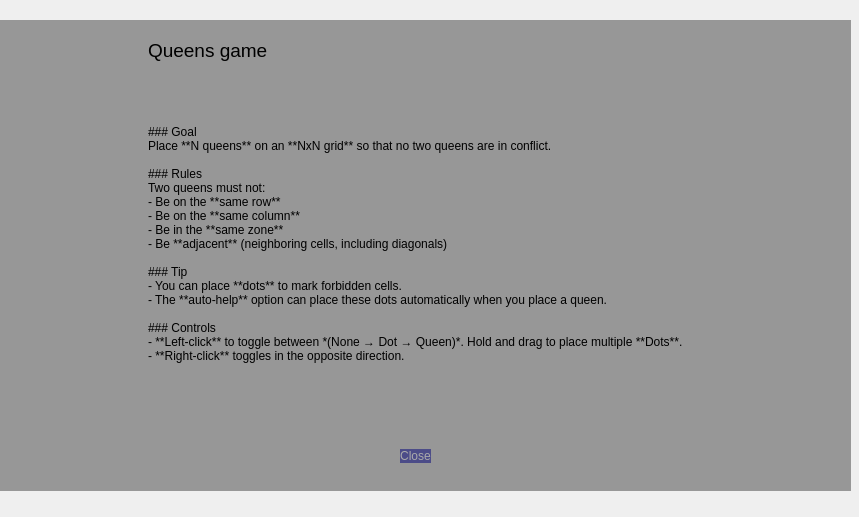
<?xml version="1.0" encoding="UTF-8"?>
<ui version="4.0">
 <class>StartOverlay</class>
 <widget class="QWidget" name="StartOverlay">
  <property name="geometry">
   <rect>
    <x>0</x>
    <y>0</y>
    <width>859</width>
    <height>517</height>
   </rect>
  </property>
  <property name="sizePolicy">
   <sizepolicy hsizetype="Fixed" vsizetype="Preferred">
    <horstretch>0</horstretch>
    <verstretch>0</verstretch>
   </sizepolicy>
  </property>
  <property name="windowTitle">
   <string>Form</string>
  </property>
  <property name="styleSheet">
   <string notr="true"/>
  </property>
  <widget class="QWidget" name="overlayWidget" native="true">
   <property name="geometry">
    <rect>
     <x>40</x>
     <y>30</y>
     <width>751</width>
     <height>451</height>
    </rect>
   </property>
   <property name="sizePolicy">
    <sizepolicy hsizetype="Ignored" vsizetype="Preferred">
     <horstretch>0</horstretch>
     <verstretch>0</verstretch>
    </sizepolicy>
   </property>
   <property name="minimumSize">
    <size>
     <width>50</width>
     <height>0</height>
    </size>
   </property>
   <property name="styleSheet">
    <string notr="true">#overlayWidget {
    background-color: rgba(55, 55, 98, 0);
}

QPushButton {
	 background:rgb(76, 76, 136);
	border: none;
	color:rgb(170, 170, 170)
}
QPushButton:hover {
	color:rgb(255, 255, 255);
	border: none;
}</string>
   </property>
   <layout class="QVBoxLayout" name="verticalLayout">
    <item alignment="Qt::AlignmentFlag::AlignHCenter">
     <widget class="QWidget" name="overlayWidgetLower" native="true">
      <layout class="QVBoxLayout" name="verticalLayout_3">
       <item>
        <widget class="QLabel" name="gameTitle">
         <property name="font">
          <font>
           <pointsize>14</pointsize>
          </font>
         </property>
         <property name="text">
          <string>Queens game</string>
         </property>
         <property name="alignment">
          <set>Qt::AlignmentFlag::AlignLeading|Qt::AlignmentFlag::AlignLeft|Qt::AlignmentFlag::AlignVCenter</set>
         </property>
        </widget>
       </item>
       <item>
        <widget class="QLabel" name="gameRules">
         <property name="sizePolicy">
          <sizepolicy hsizetype="Preferred" vsizetype="Expanding">
           <horstretch>0</horstretch>
           <verstretch>0</verstretch>
          </sizepolicy>
         </property>
         <property name="text">
          <string>### Goal
Place **N queens** on an **NxN grid** so that no two queens are in conflict.

### Rules
Two queens must not:
- Be on the **same row**  
- Be on the **same column**  
- Be in the **same zone**  
- Be **adjacent** (neighboring cells, including diagonals)

### Tip
- You can place **dots** to mark forbidden cells.  
- The **auto-help** option can place these dots automatically when you place a queen.

### Controls
- **Left-click** to toggle between *(None → Dot → Queen)*. Hold and drag to place multiple **Dots**.  
- **Right-click** toggles in the opposite direction.
</string>
         </property>
         <property name="textFormat">
          <enum>Qt::TextFormat::MarkdownText</enum>
         </property>
         <property name="wordWrap">
          <bool>true</bool>
         </property>
        </widget>
       </item>
       <item>
        <widget class="QWidget" name="widget_2" native="true">
         <property name="sizePolicy">
          <sizepolicy hsizetype="Preferred" vsizetype="Preferred">
           <horstretch>0</horstretch>
           <verstretch>0</verstretch>
          </sizepolicy>
         </property>
         <property name="styleSheet">
          <string notr="true"/>
         </property>
         <layout class="QHBoxLayout" name="horizontalLayout_2">
          <item>
           <widget class="QPushButton" name="closeOverlay">
            <property name="sizePolicy">
             <sizepolicy hsizetype="Fixed" vsizetype="Fixed">
              <horstretch>0</horstretch>
              <verstretch>0</verstretch>
             </sizepolicy>
            </property>
            <property name="text">
             <string>Close</string>
            </property>
           </widget>
          </item>
         </layout>
        </widget>
       </item>
      </layout>
     </widget>
    </item>
   </layout>
  </widget>
  <widget class="QWidget" name="noiseWidget" native="true">
   <property name="geometry">
    <rect>
     <x>0</x>
     <y>20</y>
     <width>851</width>
     <height>471</height>
    </rect>
   </property>
   <property name="sizePolicy">
    <sizepolicy hsizetype="Expanding" vsizetype="Expanding">
     <horstretch>0</horstretch>
     <verstretch>0</verstretch>
    </sizepolicy>
   </property>
   <property name="styleSheet">
    <string notr="true">#noiseWidget{
	background-color: rgba(50, 50, 50, 120)
}

</string>
   </property>
   <layout class="QVBoxLayout" name="verticalLayout_2">
    <property name="leftMargin">
     <number>0</number>
    </property>
    <property name="topMargin">
     <number>0</number>
    </property>
    <property name="rightMargin">
     <number>0</number>
    </property>
    <property name="bottomMargin">
     <number>0</number>
    </property>
    <item>
     <widget class="QPushButton" name="noiseButton">
      <property name="sizePolicy">
       <sizepolicy hsizetype="Expanding" vsizetype="Expanding">
        <horstretch>0</horstretch>
        <verstretch>0</verstretch>
       </sizepolicy>
      </property>
      <property name="styleSheet">
       <string notr="true">#noiseButton {
	background-color: transparent;
	border: none;
}</string>
      </property>
      <property name="text">
       <string/>
      </property>
     </widget>
    </item>
   </layout>
  </widget>
  <zorder>noiseWidget</zorder>
  <zorder>overlayWidget</zorder>
 </widget>
 <resources/>
 <connections/>
</ui>
